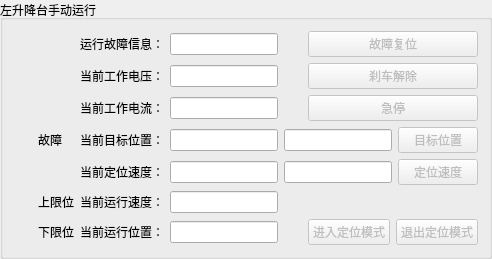
            <widget class="QGroupBox" name="groupBox_39">
             <property name="title">
              <string>左升降台手动运行</string>
             </property>
             <layout class="QGridLayout" name="gridLayout_50">
              <item row="4" column="2">
               <layout class="QHBoxLayout" name="horizontalLayout_17">
                <item>
                 <widget class="QLineEdit" name="HoldingRegisters_30">
                  <property name="sizePolicy">
                   <sizepolicy hsizetype="Preferred" vsizetype="Fixed">
                    <horstretch>0</horstretch>
                    <verstretch>0</verstretch>
                   </sizepolicy>
                  </property>
                  <property name="text">
                   <string/>
                  </property>
                 </widget>
                </item>
                <item>
                 <widget class="QPushButton" name="Set_HoldingRegisters_30">
                  <property name="enabled">
                   <bool>false</bool>
                  </property>
                  <property name="text">
                   <string>目标位置</string>
                  </property>
                 </widget>
                </item>
               </layout>
              </item>
              <item row="7" column="2">
               <layout class="QHBoxLayout" name="horizontalLayout_125">
                <item>
                 <widget class="c_Fr_Light" name="DiscreteInputs_51" native="true">
                  <property name="sizePolicy">
                   <sizepolicy hsizetype="Maximum" vsizetype="Maximum">
                    <horstretch>0</horstretch>
                    <verstretch>0</verstretch>
                   </sizepolicy>
                  </property>
                  <layout class="QGridLayout" name="gridLayout_187"/>
                 </widget>
                </item>
                <item>
                 <widget class="QPushButton" name="Set_Coils_51">
                  <property name="enabled">
                   <bool>false</bool>
                  </property>
                  <property name="sizePolicy">
                   <sizepolicy hsizetype="Preferred" vsizetype="Fixed">
                    <horstretch>0</horstretch>
                    <verstretch>0</verstretch>
                   </sizepolicy>
                  </property>
                  <property name="text">
                   <string>进入定位模式</string>
                  </property>
                 </widget>
                </item>
                <item>
                 <widget class="QPushButton" name="Reset_Coils_51">
                  <property name="enabled">
                   <bool>false</bool>
                  </property>
                  <property name="sizePolicy">
                   <sizepolicy hsizetype="Preferred" vsizetype="Fixed">
                    <horstretch>0</horstretch>
                    <verstretch>0</verstretch>
                   </sizepolicy>
                  </property>
                  <property name="text">
                   <string>退出定位模式</string>
                  </property>
                 </widget>
                </item>
               </layout>
              </item>
              <item row="2" column="2">
               <layout class="QHBoxLayout" name="horizontalLayout_193">
                <item>
                 <widget class="c_Fr_Light" name="DiscreteInputs_55" native="true">
                  <property name="sizePolicy">
                   <sizepolicy hsizetype="Maximum" vsizetype="Maximum">
                    <horstretch>0</horstretch>
                    <verstretch>0</verstretch>
                   </sizepolicy>
                  </property>
                  <layout class="QGridLayout" name="gridLayout_224"/>
                 </widget>
                </item>
                <item>
                 <widget class="QPushButton" name="Coils_55">
                  <property name="enabled">
                   <bool>false</bool>
                  </property>
                  <property name="sizePolicy">
                   <sizepolicy hsizetype="Preferred" vsizetype="Fixed">
                    <horstretch>0</horstretch>
                    <verstretch>0</verstretch>
                   </sizepolicy>
                  </property>
                  <property name="text">
                   <string>刹车解除</string>
                  </property>
                 </widget>
                </item>
               </layout>
              </item>
              <item row="5" column="2">
               <layout class="QHBoxLayout" name="horizontalLayout_27">
                <item>
                 <widget class="QLineEdit" name="HoldingRegisters_28">
                  <property name="sizePolicy">
                   <sizepolicy hsizetype="Preferred" vsizetype="Fixed">
                    <horstretch>0</horstretch>
                    <verstretch>0</verstretch>
                   </sizepolicy>
                  </property>
                  <property name="text">
                   <string/>
                  </property>
                 </widget>
                </item>
                <item>
                 <widget class="QPushButton" name="Set_HoldingRegisters_28">
                  <property name="enabled">
                   <bool>false</bool>
                  </property>
                  <property name="text">
                   <string>定位速度</string>
                  </property>
                 </widget>
                </item>
               </layout>
              </item>
              <item row="4" column="0">
               <layout class="QHBoxLayout" name="horizontalLayout_123">
                <item>
                 <widget class="c_Fr_Light" name="DiscreteInputs_200" native="true">
                  <property name="sizePolicy">
                   <sizepolicy hsizetype="Maximum" vsizetype="Maximum">
                    <horstretch>0</horstretch>
                    <verstretch>0</verstretch>
                   </sizepolicy>
                  </property>
                  <layout class="QGridLayout" name="gridLayout_186"/>
                 </widget>
                </item>
                <item>
                 <widget class="QLabel" name="label_346">
                  <property name="sizePolicy">
                   <sizepolicy hsizetype="Preferred" vsizetype="Fixed">
                    <horstretch>0</horstretch>
                    <verstretch>0</verstretch>
                   </sizepolicy>
                  </property>
                  <property name="text">
                   <string>故障</string>
                  </property>
                 </widget>
                </item>
               </layout>
              </item>
              <item row="3" column="2">
               <layout class="QHBoxLayout" name="horizontalLayout_184">
                <item>
                 <widget class="c_Fr_Light" name="DiscreteInputs_48" native="true">
                  <property name="sizePolicy">
                   <sizepolicy hsizetype="Maximum" vsizetype="Maximum">
                    <horstretch>0</horstretch>
                    <verstretch>0</verstretch>
                   </sizepolicy>
                  </property>
                  <layout class="QGridLayout" name="gridLayout_215"/>
                 </widget>
                </item>
                <item>
                 <widget class="QPushButton" name="Coils_48">
                  <property name="enabled">
                   <bool>false</bool>
                  </property>
                  <property name="sizePolicy">
                   <sizepolicy hsizetype="Preferred" vsizetype="Fixed">
                    <horstretch>0</horstretch>
                    <verstretch>0</verstretch>
                   </sizepolicy>
                  </property>
                  <property name="text">
                   <string>急停</string>
                  </property>
                 </widget>
                </item>
               </layout>
              </item>
              <item row="1" column="2">
               <layout class="QHBoxLayout" name="horizontalLayout_182">
                <item>
                 <widget class="c_Fr_Light" name="DiscreteInputs_44" native="true">
                  <property name="sizePolicy">
                   <sizepolicy hsizetype="Maximum" vsizetype="Maximum">
                    <horstretch>0</horstretch>
                    <verstretch>0</verstretch>
                   </sizepolicy>
                  </property>
                  <layout class="QGridLayout" name="gridLayout_211"/>
                 </widget>
                </item>
                <item>
                 <widget class="QPushButton" name="Coils_44">
                  <property name="enabled">
                   <bool>false</bool>
                  </property>
                  <property name="sizePolicy">
                   <sizepolicy hsizetype="Preferred" vsizetype="Fixed">
                    <horstretch>0</horstretch>
                    <verstretch>0</verstretch>
                   </sizepolicy>
                  </property>
                  <property name="text">
                   <string>故障复位</string>
                  </property>
                 </widget>
                </item>
               </layout>
              </item>
              <item row="7" column="1">
               <layout class="QHBoxLayout" name="horizontalLayout_175">
                <item>
                 <widget class="QLabel" name="label_55">
                  <property name="text">
                   <string>当前运行位置：</string>
                  </property>
                 </widget>
                </item>
                <item>
                 <widget class="QLineEdit" name="InputRegisters_66">
                  <property name="sizePolicy">
                   <sizepolicy hsizetype="Preferred" vsizetype="Fixed">
                    <horstretch>0</horstretch>
                    <verstretch>0</verstretch>
                   </sizepolicy>
                  </property>
                  <property name="text">
                   <string/>
                  </property>
                  <property name="readOnly">
                   <bool>true</bool>
                  </property>
                 </widget>
                </item>
               </layout>
              </item>
              <item row="5" column="1">
               <layout class="QHBoxLayout" name="horizontalLayout_172">
                <item>
                 <widget class="QLabel" name="label_53">
                  <property name="text">
                   <string>当前定位速度：</string>
                  </property>
                 </widget>
                </item>
                <item>
                 <widget class="QLineEdit" name="InputRegisters_28">
                  <property name="sizePolicy">
                   <sizepolicy hsizetype="Preferred" vsizetype="Fixed">
                    <horstretch>0</horstretch>
                    <verstretch>0</verstretch>
                   </sizepolicy>
                  </property>
                  <property name="readOnly">
                   <bool>true</bool>
                  </property>
                 </widget>
                </item>
               </layout>
              </item>
              <item row="6" column="1">
               <layout class="QHBoxLayout" name="horizontalLayout_177">
                <item>
                 <widget class="QLabel" name="label_56">
                  <property name="text">
                   <string>当前运行速度：</string>
                  </property>
                 </widget>
                </item>
                <item>
                 <widget class="QLineEdit" name="InputRegisters_68">
                  <property name="sizePolicy">
                   <sizepolicy hsizetype="Preferred" vsizetype="Fixed">
                    <horstretch>0</horstretch>
                    <verstretch>0</verstretch>
                   </sizepolicy>
                  </property>
                  <property name="text">
                   <string/>
                  </property>
                  <property name="readOnly">
                   <bool>true</bool>
                  </property>
                 </widget>
                </item>
               </layout>
              </item>
              <item row="6" column="0">
               <layout class="QHBoxLayout" name="horizontalLayout_128">
                <item>
                 <widget class="c_Fr_Light" name="DiscreteInputs_198" native="true">
                  <property name="sizePolicy">
                   <sizepolicy hsizetype="Maximum" vsizetype="Maximum">
                    <horstretch>0</horstretch>
                    <verstretch>0</verstretch>
                   </sizepolicy>
                  </property>
                  <layout class="QGridLayout" name="gridLayout_188"/>
                 </widget>
                </item>
                <item>
                 <widget class="QLabel" name="label_348">
                  <property name="sizePolicy">
                   <sizepolicy hsizetype="Preferred" vsizetype="Fixed">
                    <horstretch>0</horstretch>
                    <verstretch>0</verstretch>
                   </sizepolicy>
                  </property>
                  <property name="text">
                   <string>上限位</string>
                  </property>
                 </widget>
                </item>
               </layout>
              </item>
              <item row="4" column="1">
               <layout class="QHBoxLayout" name="horizontalLayout_171">
                <item>
                 <widget class="QLabel" name="label_52">
                  <property name="text">
                   <string>当前目标位置：</string>
                  </property>
                 </widget>
                </item>
                <item>
                 <widget class="QLineEdit" name="InputRegisters_30">
                  <property name="sizePolicy">
                   <sizepolicy hsizetype="Preferred" vsizetype="Fixed">
                    <horstretch>0</horstretch>
                    <verstretch>0</verstretch>
                   </sizepolicy>
                  </property>
                  <property name="readOnly">
                   <bool>true</bool>
                  </property>
                 </widget>
                </item>
               </layout>
              </item>
              <item row="1" column="1">
               <layout class="QHBoxLayout" name="horizontalLayout_168">
                <item>
                 <widget class="QLabel" name="label_51">
                  <property name="text">
                   <string>运行故障信息：</string>
                  </property>
                 </widget>
                </item>
                <item>
                 <widget class="QLineEdit" name="InputRegisters_84">
                  <property name="sizePolicy">
                   <sizepolicy hsizetype="Preferred" vsizetype="Fixed">
                    <horstretch>0</horstretch>
                    <verstretch>0</verstretch>
                   </sizepolicy>
                  </property>
                  <property name="readOnly">
                   <bool>true</bool>
                  </property>
                 </widget>
                </item>
               </layout>
              </item>
              <item row="7" column="0">
               <layout class="QHBoxLayout" name="horizontalLayout_129">
                <item>
                 <widget class="c_Fr_Light" name="DiscreteInputs_199" native="true">
                  <property name="sizePolicy">
                   <sizepolicy hsizetype="Maximum" vsizetype="Maximum">
                    <horstretch>0</horstretch>
                    <verstretch>0</verstretch>
                   </sizepolicy>
                  </property>
                  <layout class="QGridLayout" name="gridLayout_189"/>
                 </widget>
                </item>
                <item>
                 <widget class="QLabel" name="label_349">
                  <property name="sizePolicy">
                   <sizepolicy hsizetype="Preferred" vsizetype="Fixed">
                    <horstretch>0</horstretch>
                    <verstretch>0</verstretch>
                   </sizepolicy>
                  </property>
                  <property name="text">
                   <string>下限位</string>
                  </property>
                 </widget>
                </item>
               </layout>
              </item>
              <item row="3" column="1">
               <layout class="QHBoxLayout" name="horizontalLayout_179">
                <item>
                 <widget class="QLabel" name="label_58">
                  <property name="text">
                   <string>当前工作电流：</string>
                  </property>
                 </widget>
                </item>
                <item>
                 <widget class="QLineEdit" name="InputRegisters_70">
                  <property name="sizePolicy">
                   <sizepolicy hsizetype="Preferred" vsizetype="Fixed">
                    <horstretch>0</horstretch>
                    <verstretch>0</verstretch>
                   </sizepolicy>
                  </property>
                  <property name="readOnly">
                   <bool>true</bool>
                  </property>
                 </widget>
                </item>
               </layout>
              </item>
              <item row="2" column="1">
               <layout class="QHBoxLayout" name="horizontalLayout_178">
                <item>
                 <widget class="QLabel" name="label_57">
                  <property name="text">
                   <string>当前工作电压：</string>
                  </property>
                 </widget>
                </item>
                <item>
                 <widget class="QLineEdit" name="InputRegisters_72">
                  <property name="sizePolicy">
                   <sizepolicy hsizetype="Preferred" vsizetype="Fixed">
                    <horstretch>0</horstretch>
                    <verstretch>0</verstretch>
                   </sizepolicy>
                  </property>
                  <property name="readOnly">
                   <bool>true</bool>
                  </property>
                 </widget>
                </item>
               </layout>
              </item>
             </layout>
            </widget>
